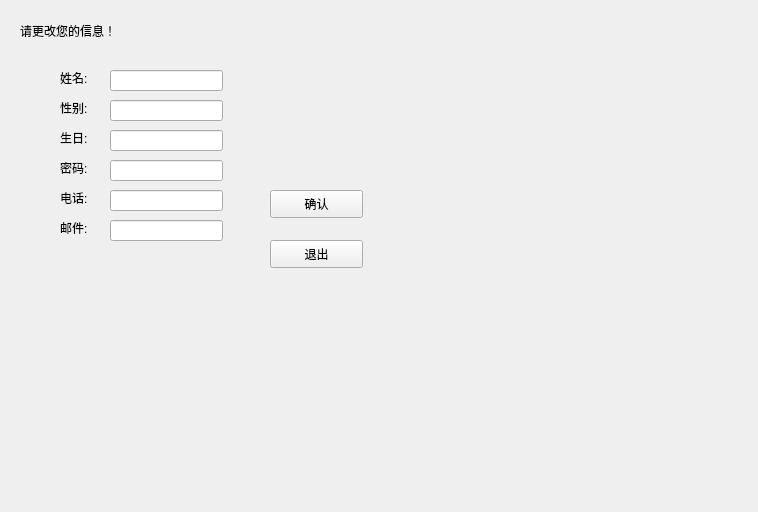
<?xml version="1.0" encoding="UTF-8"?>
<ui version="4.0">
 <class>updatereinformation</class>
 <widget class="QWidget" name="updatereinformation">
  <property name="geometry">
   <rect>
    <x>0</x>
    <y>0</y>
    <width>758</width>
    <height>512</height>
   </rect>
  </property>
  <property name="windowTitle">
   <string>Form</string>
  </property>
  <widget class="QLabel" name="label">
   <property name="geometry">
    <rect>
     <x>20</x>
     <y>10</y>
     <width>111</width>
     <height>41</height>
    </rect>
   </property>
   <property name="text">
    <string>请更改您的信息！</string>
   </property>
  </widget>
  <widget class="QLabel" name="label_2">
   <property name="geometry">
    <rect>
     <x>60</x>
     <y>70</y>
     <width>72</width>
     <height>15</height>
    </rect>
   </property>
   <property name="text">
    <string>姓名:</string>
   </property>
  </widget>
  <widget class="QLabel" name="label_3">
   <property name="geometry">
    <rect>
     <x>60</x>
     <y>100</y>
     <width>72</width>
     <height>15</height>
    </rect>
   </property>
   <property name="text">
    <string>性别:</string>
   </property>
  </widget>
  <widget class="QLabel" name="label_4">
   <property name="geometry">
    <rect>
     <x>60</x>
     <y>130</y>
     <width>72</width>
     <height>15</height>
    </rect>
   </property>
   <property name="text">
    <string>生日:</string>
   </property>
  </widget>
  <widget class="QLabel" name="label_5">
   <property name="geometry">
    <rect>
     <x>60</x>
     <y>160</y>
     <width>72</width>
     <height>15</height>
    </rect>
   </property>
   <property name="text">
    <string>密码:</string>
   </property>
  </widget>
  <widget class="QLabel" name="label_6">
   <property name="geometry">
    <rect>
     <x>60</x>
     <y>190</y>
     <width>72</width>
     <height>15</height>
    </rect>
   </property>
   <property name="text">
    <string>电话:</string>
   </property>
  </widget>
  <widget class="QLabel" name="label_7">
   <property name="geometry">
    <rect>
     <x>60</x>
     <y>220</y>
     <width>72</width>
     <height>15</height>
    </rect>
   </property>
   <property name="text">
    <string>邮件:</string>
   </property>
  </widget>
  <widget class="QLineEdit" name="lineEdit">
   <property name="geometry">
    <rect>
     <x>110</x>
     <y>70</y>
     <width>113</width>
     <height>21</height>
    </rect>
   </property>
  </widget>
  <widget class="QLineEdit" name="lineEdit_2">
   <property name="geometry">
    <rect>
     <x>110</x>
     <y>100</y>
     <width>113</width>
     <height>21</height>
    </rect>
   </property>
  </widget>
  <widget class="QLineEdit" name="lineEdit_3">
   <property name="geometry">
    <rect>
     <x>110</x>
     <y>130</y>
     <width>113</width>
     <height>21</height>
    </rect>
   </property>
  </widget>
  <widget class="QLineEdit" name="lineEdit_4">
   <property name="geometry">
    <rect>
     <x>110</x>
     <y>160</y>
     <width>113</width>
     <height>21</height>
    </rect>
   </property>
  </widget>
  <widget class="QLineEdit" name="lineEdit_5">
   <property name="geometry">
    <rect>
     <x>110</x>
     <y>190</y>
     <width>113</width>
     <height>21</height>
    </rect>
   </property>
  </widget>
  <widget class="QLineEdit" name="lineEdit_6">
   <property name="geometry">
    <rect>
     <x>110</x>
     <y>220</y>
     <width>113</width>
     <height>21</height>
    </rect>
   </property>
  </widget>
  <widget class="QPushButton" name="pushButton">
   <property name="geometry">
    <rect>
     <x>270</x>
     <y>190</y>
     <width>93</width>
     <height>28</height>
    </rect>
   </property>
   <property name="text">
    <string>确认</string>
   </property>
  </widget>
  <widget class="QPushButton" name="pushButton_2">
   <property name="geometry">
    <rect>
     <x>270</x>
     <y>240</y>
     <width>93</width>
     <height>28</height>
    </rect>
   </property>
   <property name="text">
    <string>退出</string>
   </property>
  </widget>
 </widget>
 <resources/>
 <connections/>
</ui>
